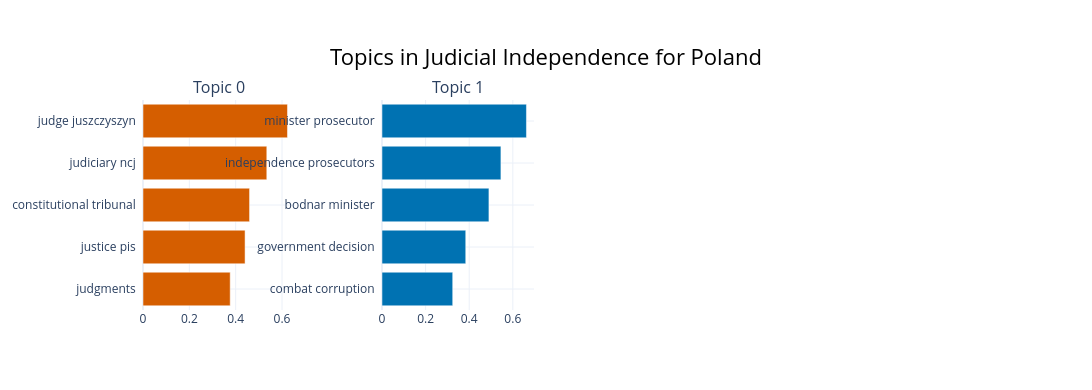
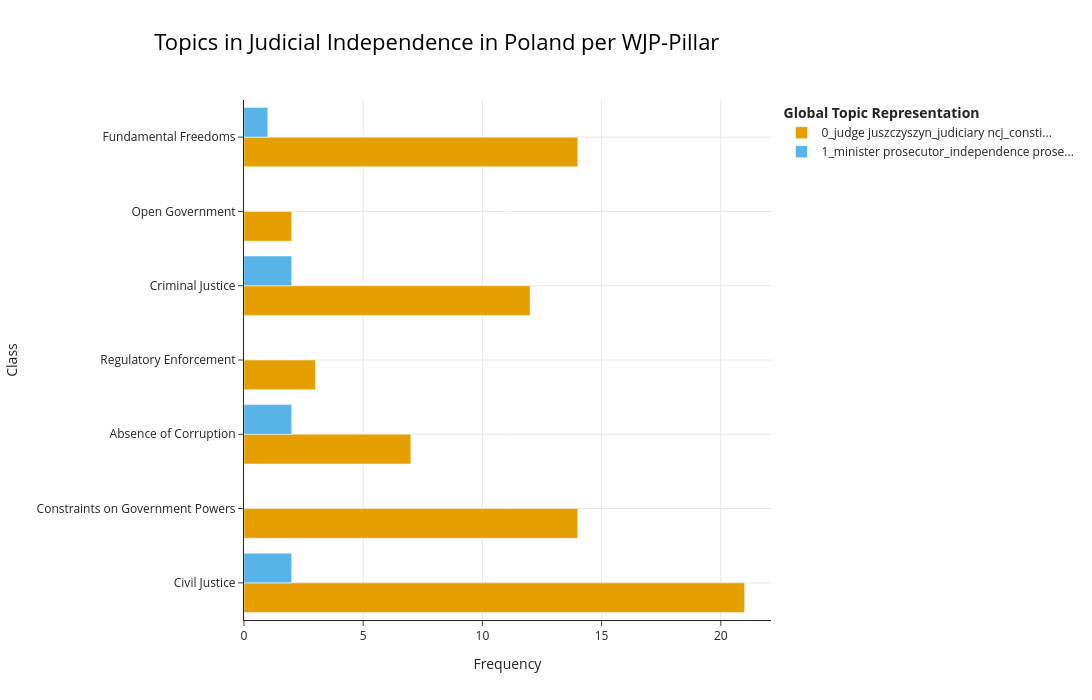
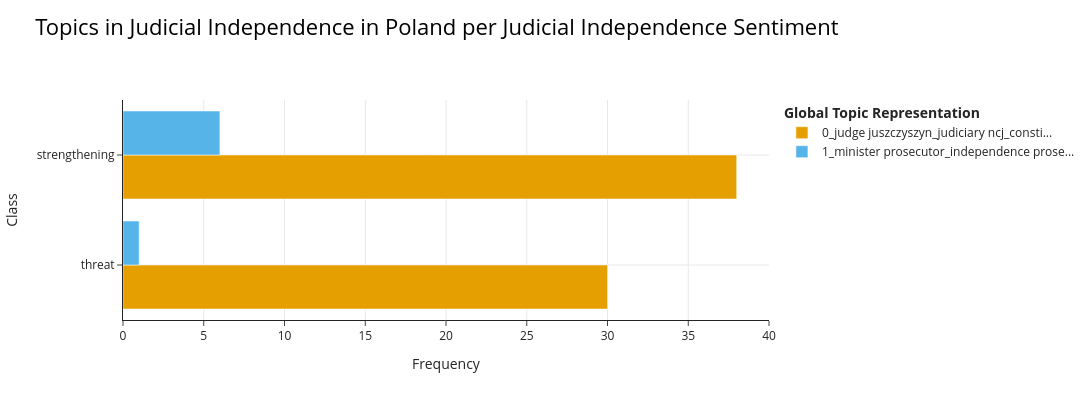

Notebook cell for these charts, in order:
### Code cell
fig = topic_model.visualize_barchart(width=400, height=300, title=f"Topics in Judicial Independence for {COUNTRY.capitalize()}")
fig.show()

topics_per_class = topic_model.topics_per_class(df_country["event"], classes=df_country["pillar"])
fig = topic_model.visualize_topics_per_class(topics_per_class, title=f"Topics in Judicial Independence in {COUNTRY.capitalize()} per WJP-Pillar", width=1200, height=700, normalize_frequency=False)
fig.update_traces(visible=True)
fig.show()

topics_per_class = topic_model.topics_per_class(df_country["event"], classes=df_country["judicial_independence_sentiment"])
topics_per_class = topics_per_class[topics_per_class["Class"] != "neutral"]
fig = topic_model.visualize_topics_per_class(topics_per_class, title=f"Topics in Judicial Independence in {COUNTRY.capitalize()} per Judicial Independence Sentiment", width=1200, height=400, normalize_frequency=False)
fig.update_traces(visible=True)
fig.show()

### Figure 1 — Plotly figure (JSON) as saved in the notebook; plotly's stock layout.template omitted (floating-point values rounded to 4 significant figures)
{"data": [{"marker": {"color": "#D55E00"}, "orientation": "h", "type": "bar", "x": [0.3764, 0.4406, 0.46, 0.5344, 0.6236], "xaxis": "x", "y": ["judgments  ", "justice pis  ", "constitutional tribunal  ", "judiciary ncj  ", "judge juszczyszyn  "], "yaxis": "y"}, {"marker": {"color": "#0072B2"}, "orientation": "h", "type": "bar", "x": [0.3244, 0.3841, 0.4904, 0.5454, 0.6624], "xaxis": "x2", "y": ["combat corruption  ", "government decision  ", "bodnar minister  ", "independence prosecutors  ", "minister prosecutor  "], "yaxis": "y2"}], "layout": {"annotations": [{"font": {"size": 16}, "showarrow": false, "text": "Topic 0", "x": 0.0875, "xanchor": "center", "xref": "paper", "y": 1, "yanchor": "bottom", "yref": "paper"}, {"font": {"size": 16}, "showarrow": false, "text": "Topic 1", "x": 0.3625, "xanchor": "center", "xref": "paper", "y": 1, "yanchor": "bottom", "yref": "paper"}], "height": 390, "hoverlabel": {"bgcolor": "white", "font": {"family": "Rockwell", "size": 16}}, "showlegend": false, "title": {"font": {"color": "Black", "size": 22}, "text": "Topics in Judicial Independence for Poland", "x": 0.5, "xanchor": "center", "yanchor": "top"}, "width": 1600, "xaxis": {"anchor": "y", "domain": [0, 0.175], "showgrid": true}, "xaxis2": {"anchor": "y2", "domain": [0.275, 0.45], "showgrid": true}, "xaxis3": {"anchor": "y3", "domain": [0.55, 0.725], "showgrid": true}, "xaxis4": {"anchor": "y4", "domain": [0.825, 1], "showgrid": true}, "yaxis": {"anchor": "x", "domain": [0, 1], "showgrid": true}, "yaxis2": {"anchor": "x2", "domain": [0, 1], "showgrid": true}, "yaxis3": {"anchor": "x3", "domain": [0, 1], "showgrid": true}, "yaxis4": {"anchor": "x4", "domain": [0, 1], "showgrid": true}}}

### Figure 2 — Plotly figure (JSON) as saved in the notebook; plotly's stock layout.template omitted (floating-point values rounded to 4 significant figures)
{"data": [{"hoverinfo": "text", "hovertext": ["<b>Topic 0</b><br>Words: court, judges, rights, council judiciary, national council", "<b>Topic 0</b><br>Words: judges, court, party, scheduled, judicial", "<b>Topic 0</b><br>Words: cba, power, case, heads, abuse power", "<b>Topic 0</b><br>Words: loan, professor dariusz, trust institutions, dariusz filar, protecting borrowers", "<b>Topic 0</b><br>Words: judge, judges, supreme court, supreme, court", "<b>Topic 0</b><br>Words: erodes public, concerns politicization, erodes, politicization, politicization judiciary", "<b>Topic 0</b><br>Words: judicial, judges, tribunal, judgments, constitutional tribunal"], "marker": {"color": "#E69F00"}, "name": "0_judge juszczyszyn_judiciary ncj_consti...", "orientation": "h", "type": "bar", "visible": true, "x": [21, 14, 7, 3, 12, 2, 14], "y": ["Civil Justice", "Constraints on Government Powers", "Absence of Corruption", "Regulatory Enforcement", "Criminal Justice", "Open Government", "Fundamental Freedoms"]}, {"hoverinfo": "text", "hovertext": ["<b>Topic 1</b><br>Words: announces plans, bodnar announces, minister bodnar, bodnar, separating functions", "<b>Topic 1</b><br>Words: bodnar, adam bodnar, justice prosecutor, general minister, independence prosecutor", "<b>Topic 1</b><br>Words: independence prosecutor, selection dariusz, office selection, korneluk, dariusz korneluk", "<b>Topic 1</b><br>Words: general minister, minister prosecutor, separation prosecutor, adam bodnar, bodnar"], "marker": {"color": "#56B4E9"}, "name": "1_minister prosecutor_independence prose...", "orientation": "h", "type": "bar", "visible": true, "x": [2, 2, 2, 1], "y": ["Civil Justice", "Absence of Corruption", "Criminal Justice", "Fundamental Freedoms"]}], "layout": {"height": 700, "hoverlabel": {"bgcolor": "white", "font": {"family": "Rockwell", "size": 16}}, "legend": {"title": {"text": "<b>Global Topic Representation"}}, "title": {"font": {"color": "Black", "size": 22}, "text": "Topics in Judicial Independence in Poland per WJP-Pillar", "x": 0.4, "xanchor": "center", "y": 0.95, "yanchor": "top"}, "width": 1200, "xaxis": {"showgrid": true, "title": {"text": "Frequency"}}, "yaxis": {"showgrid": true, "title": {"text": "Class"}}}}

### Figure 3 — Plotly figure (JSON) as saved in the notebook; plotly's stock layout.template omitted (floating-point values rounded to 4 significant figures)
{"data": [{"hoverinfo": "text", "hovertext": ["<b>Topic 0</b><br>Words: judges, judicial, tribunal, constitutional tribunal, constitutional", "<b>Topic 0</b><br>Words: court, judge, rights, supreme court, supreme"], "marker": {"color": "#E69F00"}, "name": "0_judge juszczyszyn_judiciary ncj_consti...", "orientation": "h", "type": "bar", "visible": true, "x": [30, 38], "y": ["threat", "strengthening"]}, {"hoverinfo": "text", "hovertext": ["<b>Topic 1</b><br>Words: selection dariusz, dariusz korneluk, korneluk, office selection, independence prosecutor", "<b>Topic 1</b><br>Words: bodnar, general minister, adam bodnar, separation prosecutor, justice prosecutor"], "marker": {"color": "#56B4E9"}, "name": "1_minister prosecutor_independence prose...", "orientation": "h", "type": "bar", "visible": true, "x": [1, 6], "y": ["threat", "strengthening"]}], "layout": {"height": 400, "hoverlabel": {"bgcolor": "white", "font": {"family": "Rockwell", "size": 16}}, "legend": {"title": {"text": "<b>Global Topic Representation"}}, "title": {"font": {"color": "Black", "size": 22}, "text": "Topics in Judicial Independence in Poland per Judicial Independence Sentiment", "x": 0.4, "xanchor": "center", "y": 0.95, "yanchor": "top"}, "width": 1200, "xaxis": {"showgrid": true, "title": {"text": "Frequency"}}, "yaxis": {"showgrid": true, "title": {"text": "Class"}}}}
